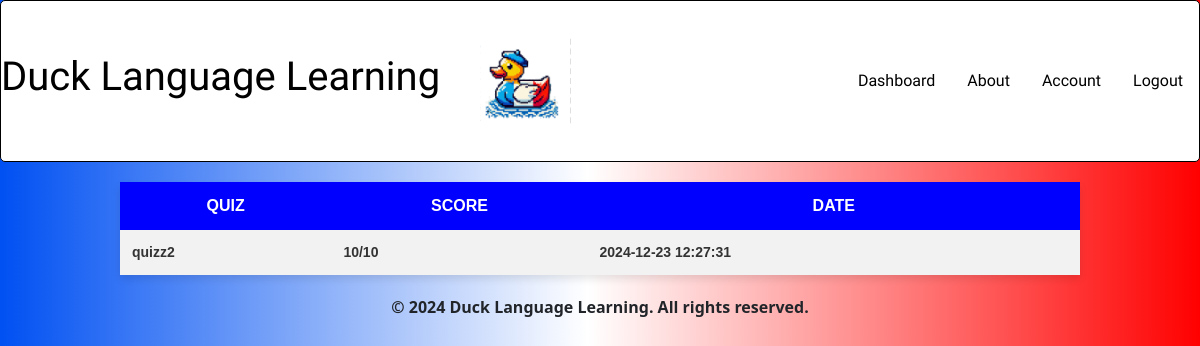
Page /scoreboard (signed in) on the earlier database version.
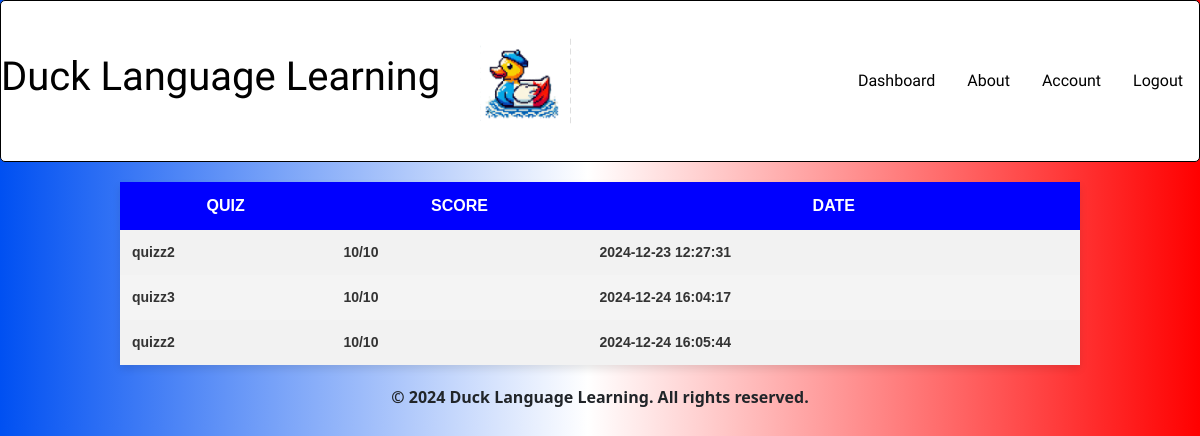
Same page on the later database version.
### tables this page shows
CREATE TABLE quiz_results (
    id INTEGER PRIMARY KEY AUTOINCREMENT,        -- id unique et clé primaire
    user_id INTEGER,                             -- user_id comme clé étrangère
    quiz_name TEXT NOT NULL,                     -- nom du quiz
    score INTEGER,                               -- score obtenu
    date TIMESTAMP DEFAULT CURRENT_TIMESTAMP,    -- date d'entrée, avec valeur par défaut l'heure actuelle
    FOREIGN KEY (user_id) REFERENCES users(id)  -- clé étrangère reliant user_id à la colonne id de la table users
);

### app.py (the view)
@app.route ("/scoreboard")
@login_required
def scoreboard():
    db=get_db()
    user_id = db.execute("SELECT id FROM users WHERE id=?", (session["user_id"],)).fetchone()
    scoreboard=db.execute("SELECT quiz_name,score,date FROM quiz_results WHERE user_id = ?",(user_id["id"],)).fetchall()
    return render_template("scoreboard.html",scoreboard=scoreboard)

### app.py (called while the page is built)
def get_db():
    db = getattr(g, '_database', None)
    if db is None:
        db = g._database = sqlite3.connect(DATABASE)
        db.row_factory = make_dicts
    return db

@app.teardown_appcontext
def close_connection(exception):
    db = getattr(g, '_database', None)
    if db is not None:
        db.close()

def make_dicts(cursor, row):
    return dict((cursor.description[idx][0], value)
                for idx, value in enumerate(row))

@app.after_request
def after_request(response):
    response.headers["Cache-Control"] = "no-cache, no-store, must-revalidate"
    response.headers["Expires"] = 0
    response.headers["Pragma"] = "no-cache"
    return response

### helper.py (called while the page is built)
def login_required(f):
    @wraps(f)
    def decorated_function(*args, **kwargs):
        if session.get("user_id") is None:
            return redirect("/login")
        return f(*args, **kwargs)
    return decorated_function

### templates/scoreboard.html (shortened to what this page needs)
{% extends "layout.html" %}
{% block content %}
<table>
    <th>Quiz</th>
    <th>Score</th>
    <th>Date</th>
{% for row in scoreboard %}
<tr>
    <td>{{row.quiz_name}}</td>
    <td>{{row.score}}/10</td>
    <td>{{row.date}}</td>
</tr>
{% endfor %}
</table>
{% endblock %}

### templates/layout.html (shortened to what this page needs)
<!DOCTYPE html>
<html lang="en">
<head>
    <link rel="stylesheet" href="{{ url_for('static', filename='style.css') }}">
    <link href="https://cdn.jsdelivr.net/npm/bootstrap@5.3.3/dist/css/bootstrap.min.css" rel="stylesheet">
</head>
<body>
<div id="top">
    <div>
    <header>
        <h1>Duck Language Learning</h1>
        <img id="duck" src="{{url_for('static',filename='test.jpeg')}}">
    </header>
    </div>
    {% if session["user_id"] %}
    <div>
        <nav class="nav">
            <a class="nav-link active" aria-current="page" href="/dashboard">Dashboard</a>
            <a class="nav-link" href="/about">About</a>
            <a class="nav-link" href="/account">Account</a>
            <a class="nav-link" href="/logout">Logout</a>
        </nav>
    </div>
      {% endif %}
</div>
    <div id="center">
    <main>
        {% block content %}{% endblock %}
    </main>
</div>
    <div id="bottom">
    <footer>
        <p>&copy; 2024 Duck Language Learning. All rights reserved.</p>
    </footer>
    </div>
</body>
</html>

### static/style.css (style rules this page uses)
#top { display:flex; justify-content: space-between; color: black; align-items: center; border: black 1px solid; border-radius: 5px; font-weight: bold; background-color: white; font-family: "Playwrite CO Guides", serif; font-weight: 400; font-style: normal; }
#bottom { display:flex; justify-content: center; font-weight: bold; }
nav .nav-link { color:black; text-decoration: none; }
body { background: linear-gradient(90deg, rgba(0,80,242,1) 0%, rgba(255,255,255,1) 49%, rgba(255,0,0,1) 100%); }
img { border: 10px solid white; clip-path: polygon( 0% 5%, 5% 0%, 95% 0%, 100% 5%, 100% 95%, 95% 100%, 5% 100%, 0% 95% ); background: white; outline: 2px dashed black; }
img { margin: 30px; }
table { width: 80%; margin: 20px auto; border-collapse: collapse; font-family: Arial, sans-serif; box-shadow: 0 4px 8px rgba(0, 0, 0, 0.1); text-align: center; font-weight: bold; }
th, td { text-align: center; padding: 12px; border: 1px solid #ddd; }
th { background-color:blue; color: white; font-weight: bold; text-transform: uppercase; }
tr:nth-child(even) { background-color: #f2f2f2; }
tr:nth-child(odd) { background-color: #f4f4f4; }
td { color: #333; font-size: 14px; }
#duck { width:100px; height: 100px; }
header { display: flex; justify-content: center; align-items: center; }
#pp th,td { padding: 12px; text-align: left; }

Differences in the rows shown:
added quiz_results: quiz_name "quizz3", score "10", date "2024-12-24 16:04:17"
added quiz_results: quiz_name "quizz2", score "10", date "2024-12-24 16:05:44"
